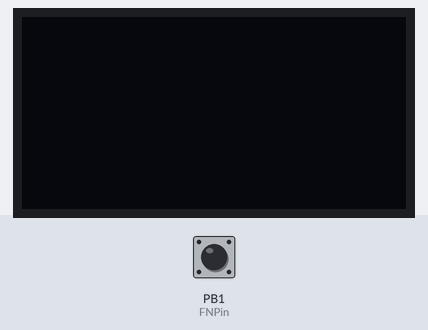
A sketch run on a simulated ATtiny85, built with avr-gcc and run on an emulated ATtiny85. Parts: 128×64 one-colour display. The test bench sets the inputs (shaded band); at power-on: PB1 (FNPin) HIGH.

Above: at 1.2 s.
1.3 s: PB1 (FNPin) pulled LOW for 0.3 s
At 1.93 s:
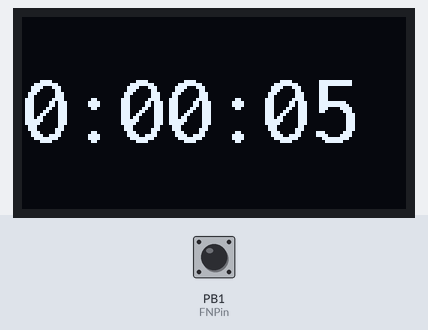
3.1 s: PB1 (FNPin) pulled LOW for 1 s
At 4.3 s:
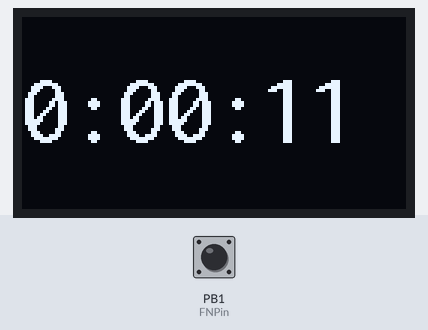
5.6 s: PB1 (FNPin) pulled LOW for 0.3 s
At 6.39 s:
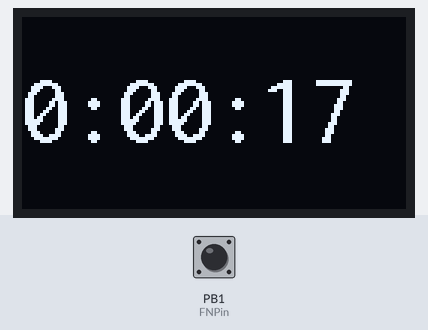
8.0 s: PB1 (FNPin) pulled LOW for 1 s
At 9.1 s:
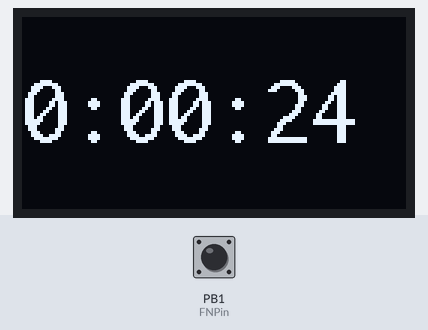
Timing chart, 0 to 11.0 s (numbered marks = the images above; inputs shaded):
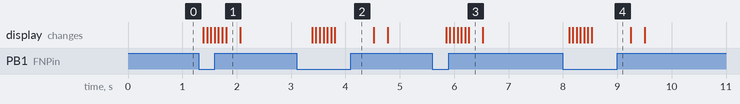

Measured:
- after the input at 1.3 s, the display: first changes after 0.09 s (image 1 shows a later state)
- after the input at 3.1 s, the display: first changes after 0.29 s (image 2 shows a later state)
- after the input at 5.6 s, the display: first changes after 0.25 s (image 3 shows a later state)
- after the input at 8.0 s, the display: first changes after 0.11 s (image 4 shows a later state)

The sketch:

AttinyWatch.ino
```cpp
// (licence header left out)
/*Libraries*/
#include <U8x8lib.h>

/*Pin Declarations*/
int FNPin = 1;

/*Time Declarations*/
int hh = 0; //Set the hour
int mm = 0; //Set the minute
int ss = 0; //Set the second

/*u8x8 Declarations*/
U8X8_SSD1306_128X64_NONAME_SW_I2C u8x8(/* clock=*/ 2, /* data=*/ 0, /* reset=*/ U8X8_PIN_NONE);

/*The Setup*/
void setup() {

  /*Pin Modes*/
  pinMode(FNPin, INPUT_PULLUP);

  /*Sleep Mode*/
  ADCSRA &= ~(1 << ADEN); //Turn off ADC

  /*u8x8 Shtuf*/
  u8x8.begin();
  u8x8.setPowerSave(0);
  u8x8.setFont(u8x8_font_inr21_2x4_n);
  u8x8.clearDisplay();
}

/*The Loop*/
void loop() {
  ss++;
  delay(230);
  if (digitalRead(FNPin) == LOW) {
    u8x8.setPowerSave(0);
    u8x8.setCursor(0, 2);
    u8x8.print(hh);
    u8x8.print(":");
    if (mm < 10) {
      u8x8.print("0");
    }
    u8x8.print(mm);
    u8x8.print(":");
    if (ss < 10) {
      u8x8.print("0");
    }
    u8x8.print(ss);
  }
  else {
    u8x8.clearDisplay();
    u8x8.setPowerSave(1);
  }
  if (ss >= 60) {
    ss = 0;
    mm += 1;
    if (mm >= 60) {
      mm = 0;
      hh++;
    }
    if (hh > 12) {
      hh = 1;
    }
  }
}
```
